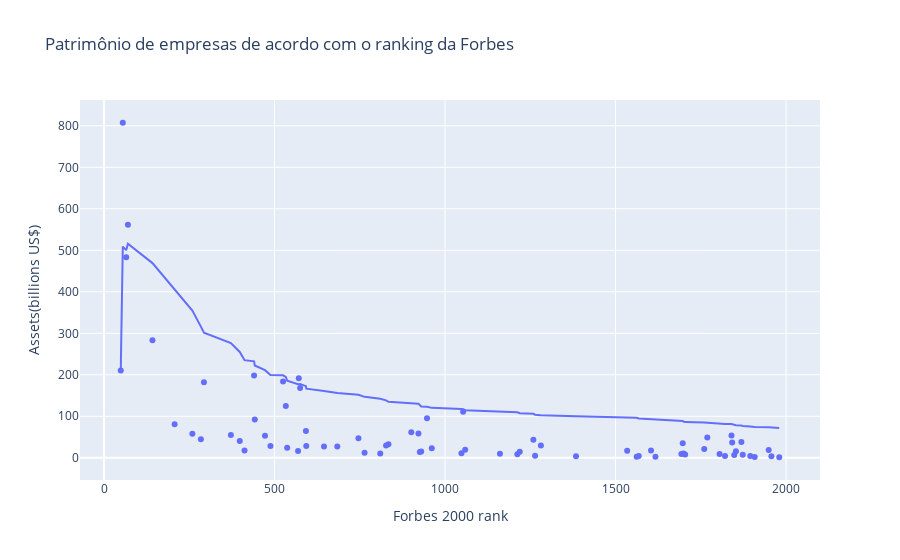

The notebook cell saved with this chart:
### Code cell
#Criando gráfico de dispersão Rank Forbes x Patrimônio em bilhões US$
fig = px.scatter(dados_india, x='Forbes 2000 rank', 
                 y='Assets(billions US$)', 
                 trendline='expanding', 
                 title='Patrimônio de empresas de acordo com o ranking da Forbes')
fig.show()

### Figure 1 — Plotly figure (JSON) as saved in the notebook; plotly's stock layout.template omitted (floating-point values rounded to 4 significant figures)
{"data": [{"hovertemplate": "Forbes 2000 rank=%{x}<br>Assets(billions US$)=%{y}<extra></extra>", "legendgroup": "", "marker": {"color": "#636efa", "symbol": "circle"}, "mode": "markers", "name": "", "orientation": "v", "showlegend": false, "type": "scatter", "x": [1980, 1957, 1949, 1908, 1895, 1873, 1869, 1853, 1848, 1842, 1840, 1821, 1805, 1769, 1760, 1704, 1699, 1697, 1693, 1617, 1604, 1568, 1562, 1534, 1384, 1281, 1264, 1259, 1219, 1212, 1161, 1059, 1053, 1048, 961, 947, 930, 926, 922, 901, 834, 827, 810, 764, 746, 684, 645, 593, 592, 575, 571, 569, 537, 533, 525, 488, 472, 442, 440, 412, 398, 372, 293, 284, 259, 207, 142, 70, 65, 55, 49], "xaxis": "x", "y": [1.3, 3.9, 18.8, 1.8, 4.6, 7.2, 38.1, 15.6, 6.7, 36.8, 53.7, 4.4, 9.4, 48.7, 20.9, 7.8, 10.6, 34.9, 9.4, 2.5, 17.4, 4.1, 2.3, 16.7, 3.6, 29.8, 4.7, 43.7, 14.3, 8.8, 9.6, 19.3, 110.8, 11.1, 22.9, 95.4, 15, 13.8, 58.6, 61.8, 32.7, 29.6, 10.5, 12, 47, 27.1, 27.4, 28.3, 64.5, 168.1, 191.7, 16.5, 24.3, 124.6, 184, 28.5, 53.3, 92, 198.4, 17.6, 40.7, 54.7, 182, 44.4, 57.8, 80.6, 283.5, 561.4, 483.2, 807.4, 210.5], "yaxis": "y"}, {"hovertemplate": "<b>Expanding mean trendline</b><br><br>Forbes 2000 rank=%{x}<br>Assets(billions US$)=%{y} <b>(trend)</b><extra></extra>", "legendgroup": "", "marker": {"color": "#636efa", "symbol": "circle"}, "mode": "lines", "name": "", "showlegend": false, "type": "scatter", "x": [49, 55, 65, 70, 142, 207, 259, 284, 293, 372, 398, 412, 440, 442, 472, 488, 525, 533, 537, 569, 571, 575, 592, 593, 645, 684, 746, 764, 810, 827, 834, 901, 922, 926, 930, 947, 961, 1048, 1053, 1059, 1161, 1212, 1219, 1259, 1264, 1281, 1384, 1534, 1562, 1568, 1604, 1617, 1693, 1697, 1699, 1704, 1760, 1769, 1805, 1821, 1840, 1842, 1848, 1853, 1869, 1873, 1895, 1908, 1949, 1957, 1980], "xaxis": "x", "y": [210.5, 508.9, 500.4, 515.6, 469.2, 404.4, 354.9, 316.1, 301.2, 276.6, 255.1, 235.3, 232.5, 222.4, 211.2, 199.8, 198.8, 194.7, 185.7, 177.3, 178.0, 177.5, 172.6, 166.6, 161.0, 155.9, 151.8, 146.8, 142.1, 138.4, 135.0, 132.7, 130.4, 127.0, 123.8, 123.0, 120.3, 117.4, 117.3, 114.8, 112.3, 109.8, 107.6, 106.1, 103.9, 102.3, 100.2, 98.42, 96.46, 94.61, 93.1, 91.36, 89.81, 88.79, 87.37, 85.95, 84.81, 84.19, 82.92, 81.61, 81.15, 80.44, 79.27, 78.27, 77.65, 76.59, 75.51, 74.43, 73.62, 72.63, 71.62], "yaxis": "y"}], "layout": {"legend": {"tracegroupgap": 0}, "title": {"text": "Patrimônio de empresas de acordo com o ranking da Forbes"}, "xaxis": {"anchor": "y", "domain": [0, 1], "title": {"text": "Forbes 2000 rank"}}, "yaxis": {"anchor": "x", "domain": [0, 1], "title": {"text": "Assets(billions US$)"}}}}
